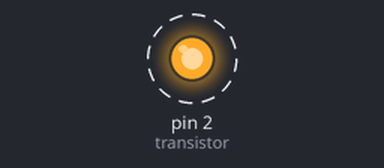
A sketch run on a simulated Arduino Uno, built with avr-gcc and run on an emulated ATmega328P. Parts: output pins drawn as LEDs (lit = HIGH). Dashed ring = blinking.

Above: at 0.5 s.
Timing chart, 0 to 4.6 s (numbered marks = the images above):
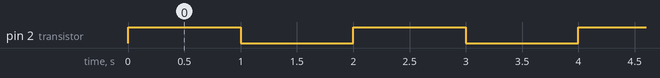

Measured:
- by itself, pin 2 (transistor): alternates HIGH for 1.0 s and LOW for 1.0 s

The sketch:

transistor.ino
```cpp
const int transistor = 2;

void setup()
{
   pinMode(transistor, OUTPUT);
}

void loop()
{
   digitalWrite(transistor, HIGH);
   delay(1000);
   digitalWrite(transistor, LOW);
   delay(1000);
}
```
